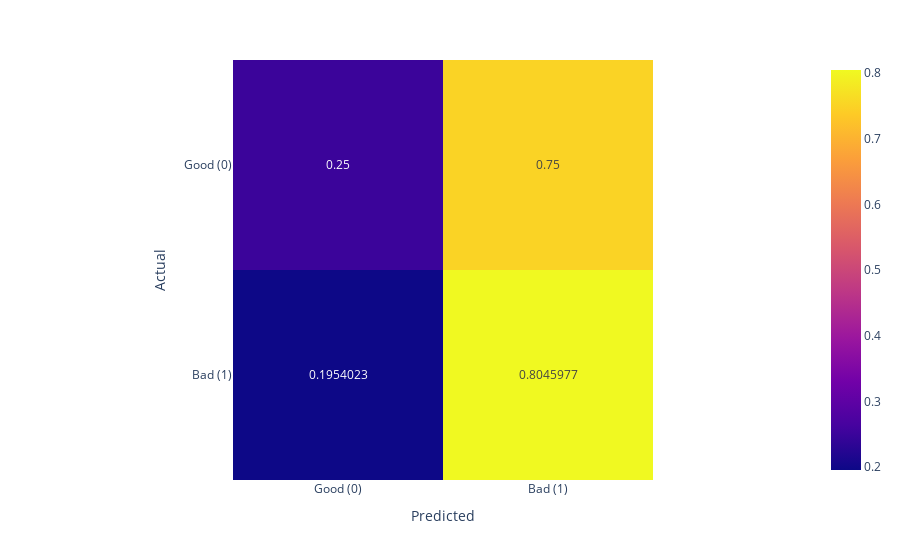

Notebook source saved alongside this figure:
### Code cell
import numpy as np

from cci.metrics import confusion_matrix

# BUG: Fixed now but..
test_len = 107  # length of test set
for tp, fp, fn, tn in test_df.select(["TP", "FP", "FN", "TN"]).rows():
    tp = test_len - fp - fn - tn
    cm = np.array([[tp, fp], [fn, tn]]).astype("float")
    normalized_cm = cm / cm.sum(axis=1)[:, np.newaxis]
    fig = px.imshow(
        normalized_cm,
        labels=dict(x="Predicted", y="Actual"),
        x=["Good (0)", "Bad (1)"],
        y=["Good (0)", "Bad (1)"],
        text_auto=True,
    )
    fig.show()

### Figure 1 — Plotly figure (JSON) as saved in the notebook; plotly's stock layout.template omitted (floating-point values rounded to 4 significant figures)
{"data": [{"coloraxis": "coloraxis", "hovertemplate": "Predicted: %{x}<br>Actual: %{y}<br>color: %{z}<extra></extra>", "name": "0", "texttemplate": "%{z}", "type": "heatmap", "x": ["Good (0)", "Bad (1)"], "xaxis": "x", "y": ["Good (0)", "Bad (1)"], "yaxis": "y", "z": [[0.25, 0.75], [0.1954, 0.8046]]}], "layout": {"coloraxis": {"colorscale": [[0, "#0d0887"], [0.1111, "#46039f"], [0.2222, "#7201a8"], [0.3333, "#9c179e"], [0.4444, "#bd3786"], [0.5556, "#d8576b"], [0.6667, "#ed7953"], [0.7778, "#fb9f3a"], [0.8889, "#fdca26"], [1, "#f0f921"]]}, "margin": {"t": 60}, "xaxis": {"anchor": "y", "constrain": "domain", "domain": [0, 1], "scaleanchor": "y", "title": {"text": "Predicted"}}, "yaxis": {"anchor": "x", "autorange": "reversed", "constrain": "domain", "domain": [0, 1], "title": {"text": "Actual"}}}}
